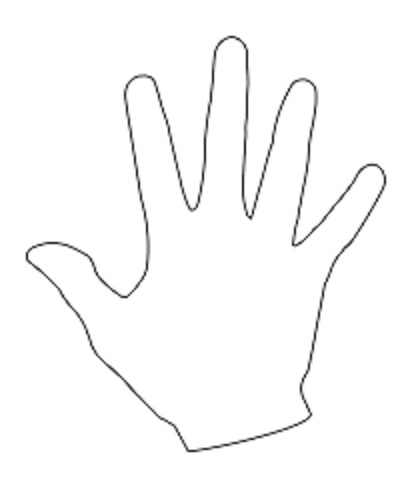
#> input picture images/archive/hand.jpg, 412 x 488 px
$ python bounding_box.py
#> lines starting #> are read from the running program, lines starting #| are printed output that depends on the picture; after the words box and inside, x2 and y2 are one past the last pixel; in counts of white or black regions, pixels touching at a corner belong together
import cv2

image = cv2.imread("images/archive/hand.jpg")
#> image is the input picture: shape (488, 412, 3); min 28, max 255, mean 250.3
image = cv2.cvtColor(image, cv2.COLOR_BGR2GRAY)
#> image: shape (488, 412)
_, thresh = cv2.threshold(image, 0, 255, cv2.THRESH_BINARY + cv2.THRESH_OTSU)
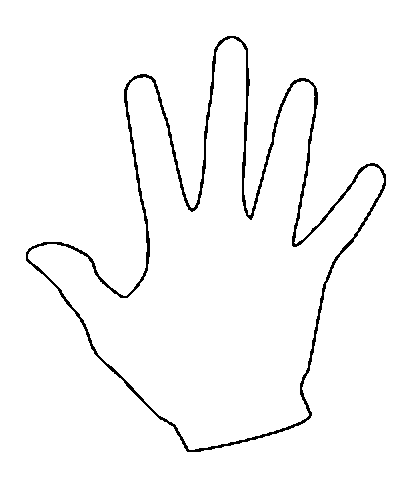
#> thresh: shape (488, 412); 97.2% white; black in thin lines or dots, all inside (x1, y1, x2, y2) = (26, 36, 386, 452)
contours, hierarchy = cv2.findContours(thresh.copy(), cv2.RETR_LIST, cv2.CHAIN_APPROX_NONE)
#> contours = 3 contours; box (x1, y1, x2, y2) and area: (0, 0, 412, 488) 200157, (25, 35, 387, 453) 68538, (28, 38, 384, 450) 61136
cnt=contours[0]
#> cnt = contour of 1834 points, box (x1, y1, x2, y2) (28, 38, 384, 450), area 61136

x,y,w,h = cv2.boundingRect(cnt)
#> x = 28; y = 38; w = 356; h = 412
cv2.rectangle(image,(x,y),(x+w,y+h),(0,255,0),2)
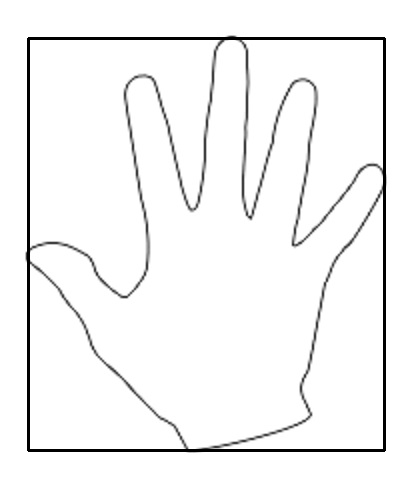
#> image: shape (488, 412); min 0, max 255, mean 244.6

cv2.imshow("Bounding Box", image)
cv2.waitKey(0)
